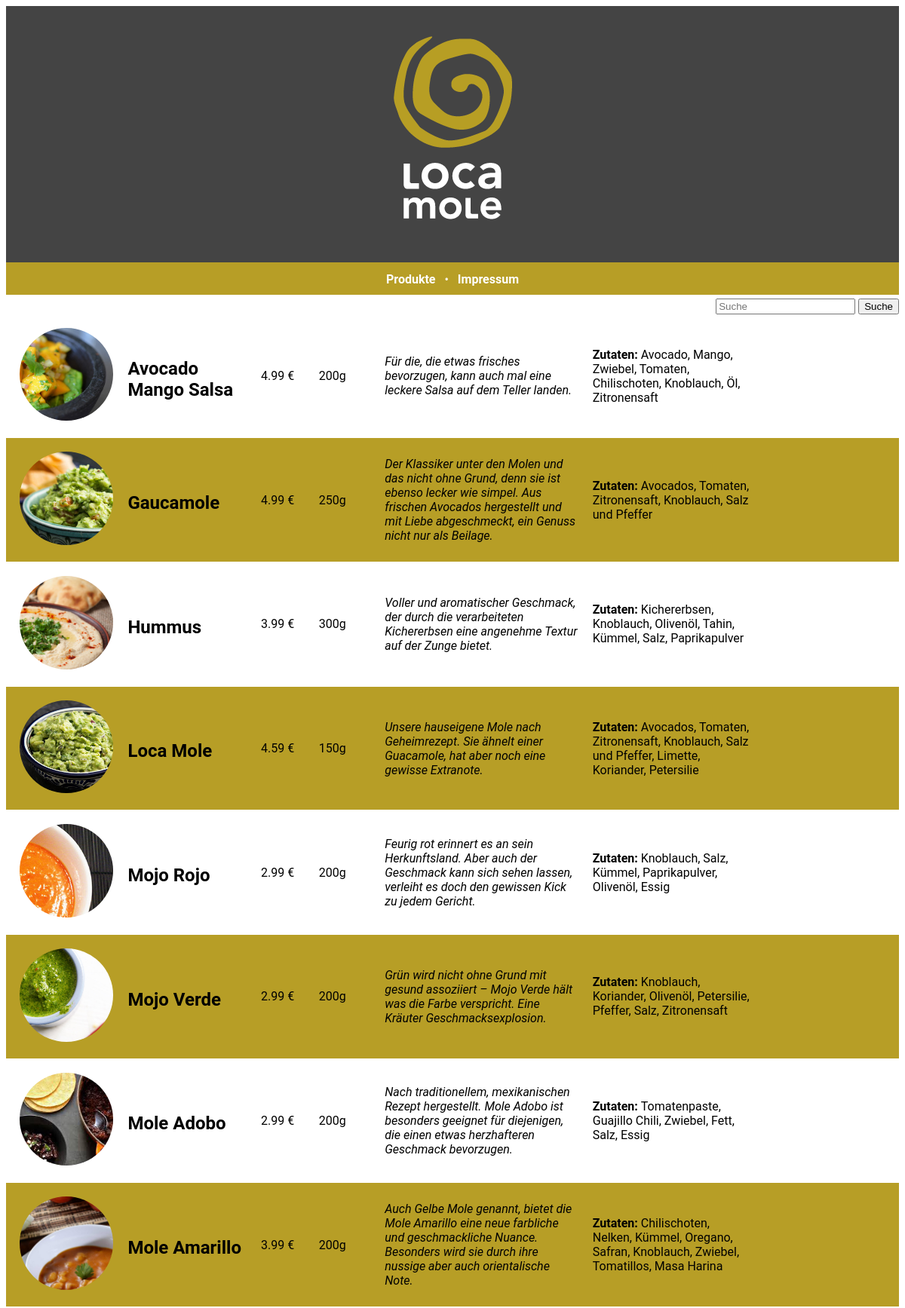
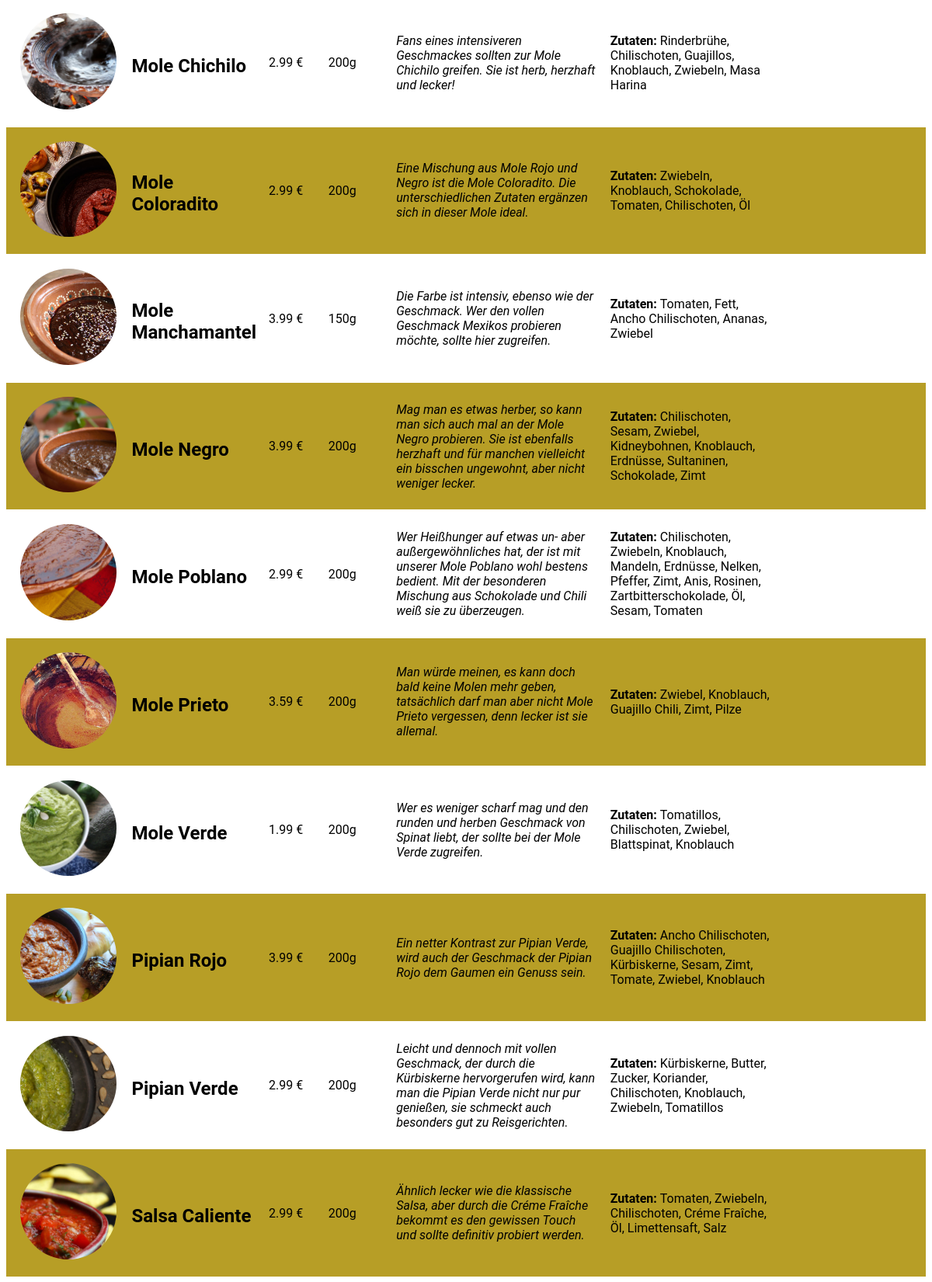
Page /katalog.php (upper part) on the committed database (2 pictures, top to bottom).
### tables this page shows
CREATE TABLE `produkte` (
  `id` int(3) NOT NULL,
  `name` varchar(100) NOT NULL,
  `menge` varchar(10) NOT NULL,
  `preis` float NOT NULL,
  `bild` varchar(100) NOT NULL,
  `beschreibung` varchar(300) NOT NULL,
  `zutaten` varchar(200) NOT NULL
);

### katalog.php (the view, shortened to what this page needs)
<!DOCTYPE html>
<html>
<head>
	<link href="stylesheet.css" rel="stylesheet">
</head>
<body>
<div id="header">
<a href="index.html"><img src="images/logo_loca_mole_weiss.png" id="logo"/></a>
</div>
<div id="menue">
<span class="menue"> <a href="katalog.php" class="index">Produkte</a></span>
<span class="bullet"> &bull;</span>
<span class="menue"><a href="impressum.html" class="index">Impressum</a></span>
</div>
<div><form method="post" action="katalog.php" id="searchform">
		<input type="text" name="searchString" placeholder="Suche">
		<button type="submit" name="searchButton">Suche</button>
		</form>
		</div>
<?php
$verbindung="";
try{
	$verbindung= @mysqli_connect("localhost", "root", "");
	mysqli_select_db($verbindung, "locamole");
}catch(mysqli_error $e){
	echo "Fehler: ".$e($a);
}
if(isset($_POST['searchButton'])) {
	searchAndShow_itemlist();
}else {
	show_itemlist();
}
function show_itemlist(){
	global $verbindung;
	$sql="SELECT * FROM produkte ORDER BY name";
	$abfrage=mysqli_query($verbindung, $sql);
	echo'<table class="katalog">';
	while ($produkte = mysqli_fetch_assoc($abfrage)){
		echo"<tr>";
		echo "<td id='tbild'> <img src='{$produkte ['bild']}' class='bild'/></td>";
		echo "<td><h2 id='th2'> {$produkte ['name']}</h2></td>";
		echo "<td id='tp'> {$produkte ['preis']} &euro; </td>";
		echo "<td id='tm'> {$produkte ['menge']}</td>";
		echo "<td id='tb'> {$produkte ['beschreibung']} </td>";
		echo "<td id='tz'><strong>Zutaten: </strong> {$produkte ['zutaten']}</td>";
		echo "<td class='leer'></td>";
		echo "</tr>";
	}
	echo'</table>';
}
?>
</body>
</html>

### stylesheet.css (style rules this page uses)
#header { background-color: #444; height: 300px; padding-top: 2.5em; }
#logo { margin-left: auto; margin-right: auto; display:block; }
#menue { background-color: #B79E26; height: 30px; padding-top: 13px; margin-left: auto; margin-right: auto; text-align: center; width:100%; }
#searchform { float:right; padding-top:0.3em; }
.bullet { color:white; }
a.index:link { color:white; font-family: "Roboto", sans-serif; font-weight: bolder; font-size: 1em; margin-right:0.5em; margin-left:0.5em; text-decoration: none; }
body { font-family: "Roboto", sans-serif; -webkit-font-smoothing: antialiased; -moz-osx-font-smoothing: grayscale; }
h2 { color:#B79E26; margin-bottom:0.5em; }
.katalog { margin-left: auto; margin-right: auto; background-color:#FFF; border-collapse: collapse; width: 100%; }
.bild { width:90%; padding:10px; border-radius: 50%; }
td, th.katalog { border-bottom: 1px solid #FFF; padding: 8px; text-align: left; height: 70px; }
td.leer { width:19%; }
tr:nth-child(even) { background-color:#B79E26; }
#tp { width: 7%; }
#th2 { color:#000; }
#tb { width:25%; font-style: italic; }
#tbild { width:15%; }
#tz { width:20%; }
#tm { width:8%; }

### rows in the picture
produkte: bild (picture), name "Avocado Mango Salsa", preis "4.99", menge "200g", beschreibung "Für die, die etwas frisches bevorzugen, kann auch mal eine leckere Salsa auf dem Teller landen.", zutaten "Avocado, Mango, Zwiebel, Tomaten, Chilischoten, Knoblauch, Öl, Zitronensaft"
produkte: bild (picture), name "Gaucamole", preis "4.99", menge "250g", beschreibung "Der Klassiker unter den Molen und das nicht ohne Grund, denn sie ist ebenso lecker wie simpel. Aus frischen Avocados hergestellt und mit Liebe abgeschmeckt, ein Genuss nicht nur als Beilage.", zutaten "Avocados, Tomaten, Zitronensaft, Knoblauch, Salz und Pfeffer"
produkte: bild (picture), name "Hummus", preis "3.99", menge "300g", beschreibung "Voller und aromatischer Geschmack, der durch die verarbeiteten Kichererbsen eine angenehme Textur auf der Zunge bietet.", zutaten "Kichererbsen, Knoblauch, Olivenöl, Tahin, Kümmel, Salz, Paprikapulver"
produkte: bild (picture), name "Loca Mole", preis "4.59", menge "150g", beschreibung "Unsere hauseigene Mole nach Geheimrezept. Sie ähnelt einer Guacamole, hat aber noch eine gewisse Extranote.", zutaten "Avocados, Tomaten, Zitronensaft, Knoblauch, Salz und Pfeffer, Limette, Koriander, Petersilie"
produkte: bild (picture), name "Mojo Rojo", preis "2.99", menge "200g", beschreibung "Feurig rot erinnert es an sein Herkunftsland. Aber auch der Geschmack kann sich sehen lassen, verleiht es doch den gewissen Kick zu jedem Gericht.", zutaten "Knoblauch, Salz, Kümmel, Paprikapulver, Olivenöl, Essig"
produkte: bild (picture), name "Mojo Verde", preis "2.99", menge "200g", beschreibung "Grün wird nicht ohne Grund mit gesund assoziiert – Mojo Verde hält was die Farbe verspricht. Eine Kräuter Geschmacksexplosion.", zutaten "Knoblauch, Koriander, Olivenöl, Petersilie, Pfeffer, Salz, Zitronensaft"
produkte: bild (picture), name "Mole Adobo", preis "2.99", menge "200g", beschreibung "Nach traditionellem, mexikanischen Rezept hergestellt. Mole Adobo ist besonders geeignet für diejenigen, die einen etwas herzhafteren Geschmack bevorzugen.", zutaten "Tomatenpaste, Guajillo Chili, Zwiebel, Fett, Salz, Essig"
produkte: bild (picture), name "Mole Amarillo", preis "3.99", menge "200g", beschreibung "Auch Gelbe Mole genannt, bietet die Mole Amarillo eine neue farbliche und geschmackliche Nuance. Besonders wird sie durch ihre nussige aber auch orientalische Note.", zutaten "Chilischoten, Nelken, Kümmel, Oregano, Safran, Knoblauch, Zwiebel, Tomatillos, Masa Harina"
produkte: bild (picture), name "Mole Chichilo", preis "2.99", menge "200g", beschreibung "Fans eines intensiveren Geschmackes sollten zur Mole Chichilo greifen. Sie ist herb, herzhaft und lecker!", zutaten "Rinderbrühe, Chilischoten, Guajillos, Knoblauch, Zwiebeln, Masa Harina"
produkte: bild (picture), name "Mole Coloradito", preis "2.99", menge "200g", beschreibung "Eine Mischung aus Mole Rojo und Negro ist die Mole Coloradito. Die unterschiedlichen Zutaten ergänzen sich in dieser Mole ideal.", zutaten "Zwiebeln, Knoblauch, Schokolade, Tomaten, Chilischoten, Öl"
produkte: bild (picture), name "Mole Manchamantel", preis "3.99", menge "150g", beschreibung "Die Farbe ist intensiv, ebenso wie der Geschmack. Wer den vollen Geschmack Mexikos probieren möchte, sollte hier zugreifen.", zutaten "Tomaten, Fett, Ancho Chilischoten, Ananas, Zwiebel"
produkte: bild (picture), name "Mole Negro", preis "3.99", menge "200g", beschreibung "Mag man es etwas herber, so kann man sich auch mal an der Mole Negro probieren. Sie ist ebenfalls herzhaft und für manchen vielleicht ein bisschen ungewohnt, aber nicht weniger lecker.", zutaten "Chilischoten, Sesam, Zwiebel, Kidneybohnen, Knoblauch, Erdnüsse, Sultaninen, Schokolade, Zimt"
produkte: bild (picture), name "Mole Poblano", preis "2.99", menge "200g", beschreibung "Wer Heißhunger auf etwas un- aber außergewöhnliches hat, der ist mit unserer Mole Poblano wohl bestens bedient. Mit der besonderen Mischung aus Schokolade und Chili weiß sie zu überzeugen.", zutaten "Chilischoten, Zwiebeln, Knoblauch, Mandeln, Erdnüsse, Nelken, Pfeffer, Zimt, Anis, Rosinen, Zartbitterschokolade, Öl, Sesam, Tomaten"
produkte: bild (picture), name "Mole Prieto", preis "3.59", menge "200g", beschreibung "Man würde meinen, es kann doch bald keine Molen mehr geben, tatsächlich darf man aber nicht Mole Prieto vergessen, denn lecker ist sie allemal.", zutaten "Zwiebel, Knoblauch, Guajillo Chili, Zimt, Pilze"
produkte: bild (picture), name "Mole Verde", preis "1.99", menge "200g", beschreibung "Wer es weniger scharf mag und den runden und herben Geschmack von Spinat liebt, der sollte bei der Mole Verde zugreifen.", zutaten "Tomatillos, Chilischoten, Zwiebel, Blattspinat, Knoblauch"
produkte: bild (picture), name "Pipian Rojo", preis "3.99", menge "200g", beschreibung "Ein netter Kontrast zur Pipian Verde, wird auch der Geschmack der Pipian Rojo dem Gaumen ein Genuss sein.", zutaten "Ancho Chilischoten, Guajillo Chilischoten, Kürbiskerne, Sesam, Zimt, Tomate, Zwiebel, Knoblauch"
produkte: bild (picture), name "Pipian Verde", preis "2.99", menge "200g", beschreibung "Leicht und dennoch mit vollen Geschmack, der durch die Kürbiskerne hervorgerufen wird, kann man die Pipian Verde nicht nur pur genießen, sie schmeckt auch besonders gut zu Reisgerichten.", zutaten "Kürbiskerne, Butter, Zucker, Koriander, Chilischoten, Knoblauch, Zwiebeln, Tomatillos"
produkte: bild (picture), name "Salsa Caliente", preis "2.99", menge "200g", beschreibung "Ähnlich lecker wie die klassische Salsa, aber durch die Créme Fraîche bekommt es den gewissen Touch und sollte definitiv probiert werden.", zutaten "Tomaten, Zwiebeln, Chilischoten, Créme Fraîche, Öl, Limettensaft, Salz"
